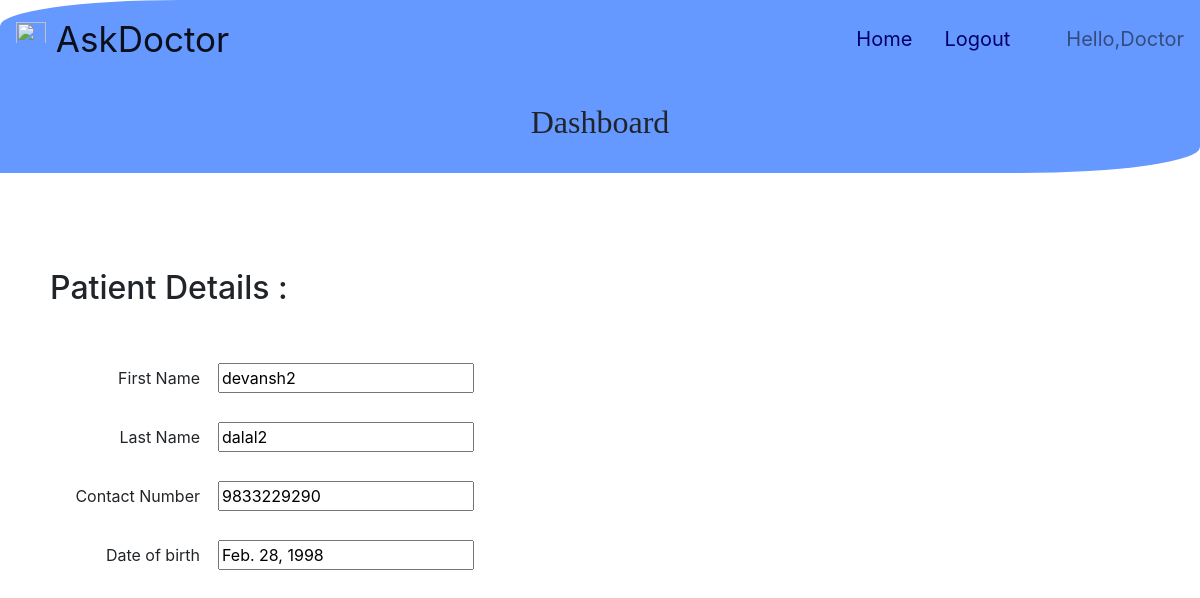
/appoint/dashboard/doctor/profile/22, run on the app's committed database.
### appoint/models.py (models this page shows, shortened)
class SignUp(models.Model):
    user=models.OneToOneField(User,on_delete=models.CASCADE,default=None)
    first_name=models.CharField(max_length=50,blank=True)
    last_name=models.CharField(max_length=50,blank=True)
    contact=models.CharField(max_length=10,help_text='Enter the mobile number only')
    date_of_birth=models.DateField(null=True,blank=True)
    time_of_reg=models.DateTimeField(default=timezone.now)

### appoint/views.py (the view)
# urls.py: path('dashboard/doctor/profile/<int:name_id>',views.reply_profile,name='id_profile'),
def reply_profile(request,name_id):
    sign=SignUp.objects.get(id=name_id)
    return render(request,'appoint/patient_profile.html',{'sign':sign})

### appoint/templates/appoint/patient_profile.html
{% extends "appoint/base_doctor.html" %}
{% block user %}Hello,Doctor{% endblock %}
{% block content %}
<h2 style="margin-left: 50px;">Patient Details :</h2>
<br><br>
<label for="f_name">First Name</label>&nbsp;&nbsp;&nbsp;
<input type="text" name="f_name" id="f_name" value="{{ sign.first_name }}" readonly>
<br><br>
<label for="l_name">Last Name</label>&nbsp;&nbsp;&nbsp;
<input type="text" name="l_name" id="l_name" value="{{ sign.last_name }}" readonly>
<br><br>
<label for="contact">Contact Number</label>&nbsp;&nbsp;&nbsp;
<input type="text" name="contact" id="contact" value="{{ sign.contact }}" readonly>
<br><br>
<label for="dob">Date of birth</label>&nbsp;&nbsp;&nbsp;
<input name="dob" id="dob" value="{{ sign.date_of_birth }}" readonly>
<br><br><br><br>
{% endblock content %}

### appoint/static/appoint/base.css (style rules this page uses)
label { display: inline-block; width: 200px; text-align: right; }

### data on the page
SignUp: f_name "devansh2", l_name "dalal2", contact "9833229290", dob "Feb. 28, 1998"
